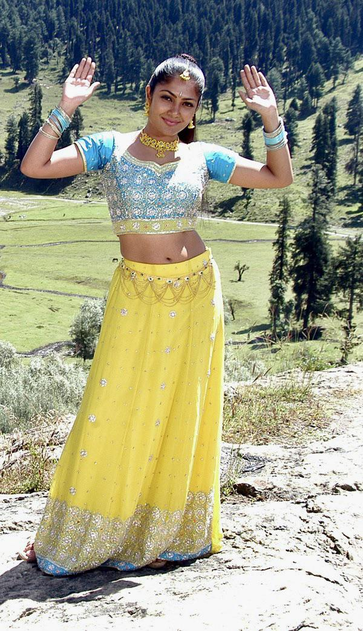
#> input picture test/source/kamalinee-mukherjee.png, 363 x 631 px, shrunk from 600 x 1044 before the run
$ python change-alpha.py
#> lines starting #> are read from the running program, lines starting #| are printed output that depends on the picture
from PIL import Image

def change_alpha(input_path, output_path, alpha_factor):
    """
    alpha_factor: float between 0.0 (fully transparent) and 1.0 (fully opaque)
                  or an absolute integer value (0-255).
    """
#> called with input_path = 'kamalinee-mukherjee.png', output_path = 'kamalinee-mukherjee-alpha.png', alpha_factor = 0.5
    img = Image.open(input_path).convert("RGBA")

    # Split image into RGBA channels
    r, g, b, a = img.split()
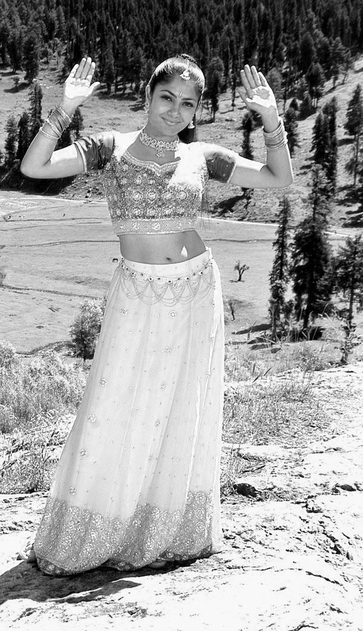
#> r: PIL image 363x631 L; min 0, max 255, mean 160
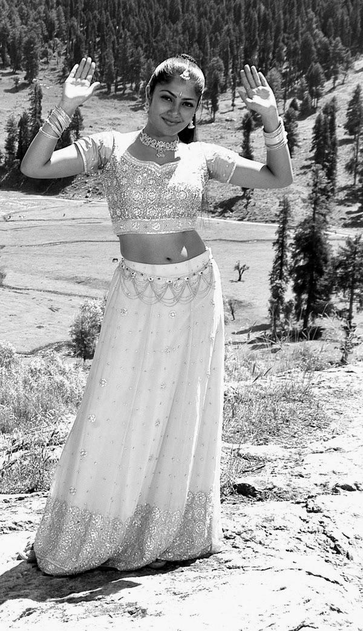
#> g: PIL image 363x631 L; min 0, max 255, mean 160.9
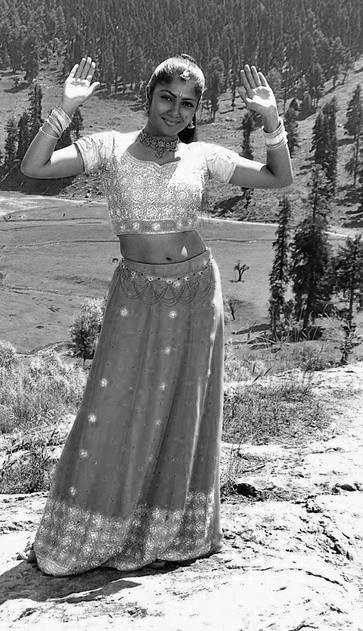
#> b: PIL image 363x631 L; min 0, max 255, mean 135.1
#> a: PIL image 363x631 L; every value is 255

    # Scale existing alpha channel by factor (0.0 to 1.0)
    a = a.point(lambda p: int(p * alpha_factor))
#> a: PIL image 363x631 L; every value is 127

    # Recombine channels and save
    transparent_img = Image.merge("RGBA", (r, g, b, a))
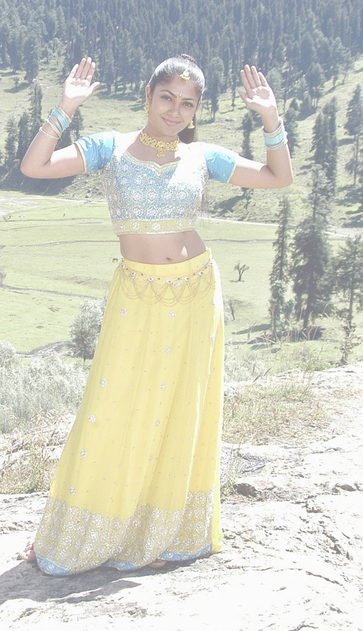
#> transparent_img: PIL image 363x631 RGBA; mean R, G, B, A 160, 160.9, 135.1, 127; transparent parts drawn white
    transparent_img.save(output_path)
    print(f"Saved modified image to {output_path}")

# Adjust transparency (e.g., 0.5 for 50% opacity)
change_alpha("kamalinee-mukherjee.png", "kamalinee-mukherjee-alpha.png", alpha_factor=0.5)
